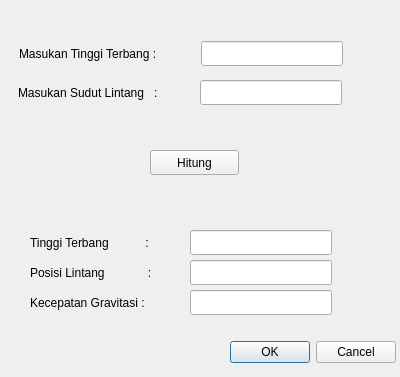
<?xml version="1.0" encoding="UTF-8"?>
<ui version="4.0">
 <class>KecepatanGravitasi</class>
 <widget class="QDialog" name="KecepatanGravitasi">
  <property name="geometry">
   <rect>
    <x>0</x>
    <y>0</y>
    <width>400</width>
    <height>377</height>
   </rect>
  </property>
  <property name="windowTitle">
   <string>Dialog</string>
  </property>
  <widget class="QLineEdit" name="posisiLintang">
   <property name="geometry">
    <rect>
     <x>190</x>
     <y>260</y>
     <width>142</width>
     <height>25</height>
    </rect>
   </property>
   <property name="text">
    <string/>
   </property>
  </widget>
  <widget class="QPushButton" name="pushButton">
   <property name="geometry">
    <rect>
     <x>150</x>
     <y>150</y>
     <width>89</width>
     <height>25</height>
    </rect>
   </property>
   <property name="text">
    <string>Hitung</string>
   </property>
  </widget>
  <widget class="QLabel" name="label_4">
   <property name="geometry">
    <rect>
     <x>30</x>
     <y>290</y>
     <width>151</width>
     <height>25</height>
    </rect>
   </property>
   <property name="text">
    <string>Kecepatan Gravitasi :</string>
   </property>
  </widget>
  <widget class="QLabel" name="label_3">
   <property name="geometry">
    <rect>
     <x>30</x>
     <y>260</y>
     <width>151</width>
     <height>25</height>
    </rect>
   </property>
   <property name="text">
    <string>Posisi Lintang             :</string>
   </property>
  </widget>
  <widget class="QDialogButtonBox" name="buttonBox">
   <property name="geometry">
    <rect>
     <x>230</x>
     <y>340</y>
     <width>166</width>
     <height>25</height>
    </rect>
   </property>
   <property name="standardButtons">
    <set>QDialogButtonBox::Cancel|QDialogButtonBox::Ok</set>
   </property>
  </widget>
  <widget class="QLabel" name="label">
   <property name="geometry">
    <rect>
     <x>19</x>
     <y>41</y>
     <width>176</width>
     <height>25</height>
    </rect>
   </property>
   <property name="text">
    <string>Masukan Tinggi Terbang : </string>
   </property>
  </widget>
  <widget class="QLineEdit" name="tinggiTerbangHasil">
   <property name="geometry">
    <rect>
     <x>190</x>
     <y>230</y>
     <width>142</width>
     <height>25</height>
    </rect>
   </property>
   <property name="text">
    <string/>
   </property>
  </widget>
  <widget class="QLabel" name="label_2">
   <property name="geometry">
    <rect>
     <x>30</x>
     <y>230</y>
     <width>151</width>
     <height>25</height>
    </rect>
   </property>
   <property name="text">
    <string>Tinggi Terbang           : </string>
   </property>
  </widget>
  <widget class="QLineEdit" name="tinggiTerbang">
   <property name="geometry">
    <rect>
     <x>201</x>
     <y>41</y>
     <width>142</width>
     <height>25</height>
    </rect>
   </property>
  </widget>
  <widget class="QLineEdit" name="kecGravitasi">
   <property name="geometry">
    <rect>
     <x>190</x>
     <y>290</y>
     <width>142</width>
     <height>25</height>
    </rect>
   </property>
   <property name="text">
    <string/>
   </property>
  </widget>
  <widget class="QLineEdit" name="sudutLintang">
   <property name="geometry">
    <rect>
     <x>200</x>
     <y>80</y>
     <width>142</width>
     <height>25</height>
    </rect>
   </property>
  </widget>
  <widget class="QLabel" name="label_7">
   <property name="geometry">
    <rect>
     <x>18</x>
     <y>80</y>
     <width>176</width>
     <height>25</height>
    </rect>
   </property>
   <property name="text">
    <string>Masukan Sudut Lintang   : </string>
   </property>
  </widget>
 </widget>
 <tabstops>
  <tabstop>tinggiTerbang</tabstop>
  <tabstop>sudutLintang</tabstop>
  <tabstop>pushButton</tabstop>
  <tabstop>tinggiTerbangHasil</tabstop>
  <tabstop>posisiLintang</tabstop>
  <tabstop>kecGravitasi</tabstop>
 </tabstops>
 <resources/>
 <connections/>
</ui>
